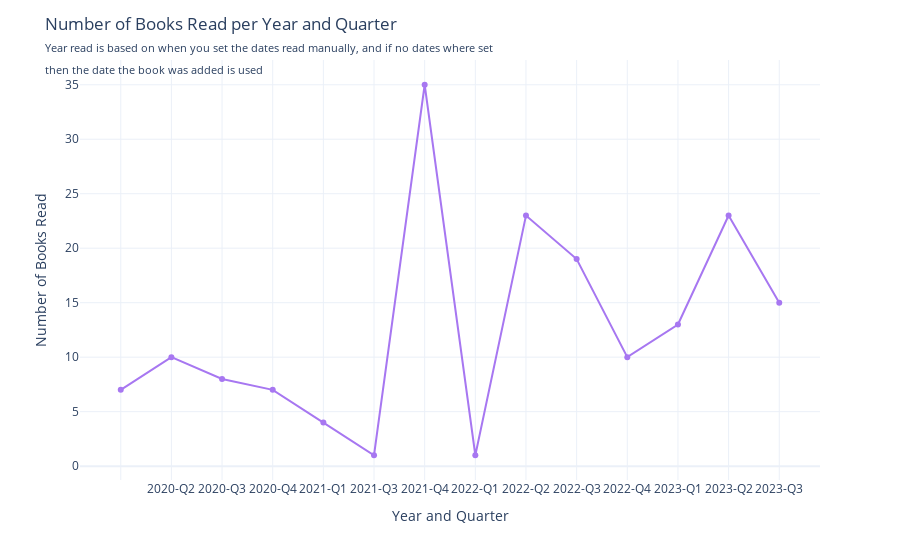

Notebook cell for this chart:
### Markdown cell above
# Vizualising timeline of books read.

### Code cell
from apps.viz import viz_year_read
viz_year_read(myreads).show()

### Figure 1 — Plotly figure (JSON) as saved in the notebook; plotly's stock layout.template omitted (floating-point values rounded to 4 significant figures)
{"data": [{"hovertemplate": "Year_Quarter=%{x}<br>Books Read=%{y}<extra></extra>", "legendgroup": "", "line": {"color": "#A777F1", "dash": "solid"}, "marker": {"symbol": "circle"}, "mode": "markers+lines", "name": "", "orientation": "v", "showlegend": false, "type": "scatter", "x": ["", "2020-Q2", "2020-Q3", "2020-Q4", "2021-Q1", "2021-Q3", "2021-Q4", "2022-Q1", "2022-Q2", "2022-Q3", "2022-Q4", "2023-Q1", "2023-Q2", "2023-Q3"], "xaxis": "x", "y": [7, 10, 8, 7, 4, 1, 35, 1, 23, 19, 10, 13, 23, 15], "yaxis": "y"}], "layout": {"legend": {"tracegroupgap": 0}, "margin": {"t": 60}, "showlegend": false, "title": {"text": "Number of Books Read per Year and Quarter<span style=\"font-size: 11px;\"><br>Year read is based on when you set the dates read manually, and if no dates where set<br>then the date the book was added is used</span>"}, "xaxis": {"anchor": "y", "domain": [0, 1], "title": {"text": "Year and Quarter"}}, "yaxis": {"anchor": "x", "domain": [0, 1], "title": {"text": "Number of Books Read"}}}}
